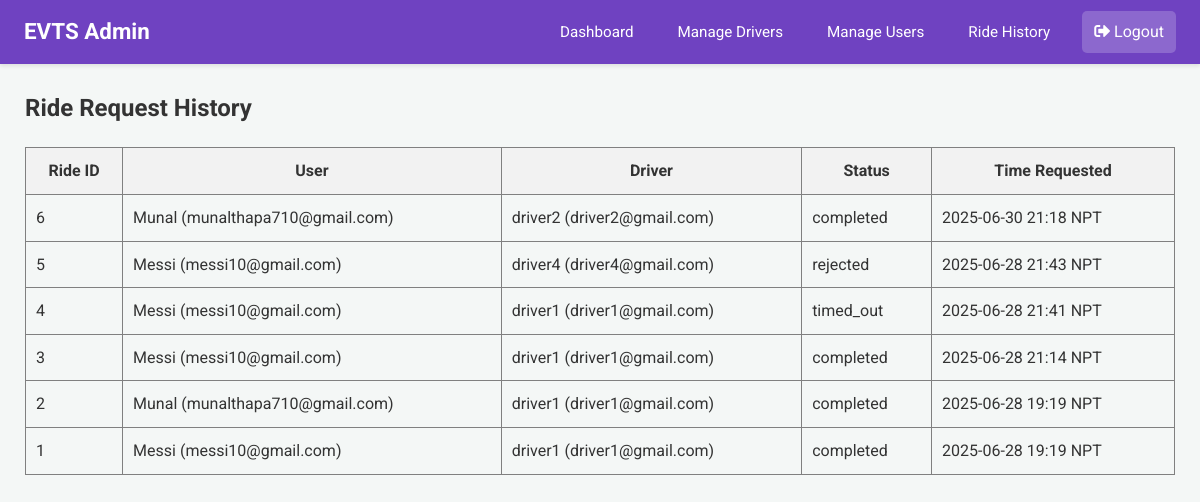
/admin/ride-history (signed in), run on an earlier commit of the app's database.
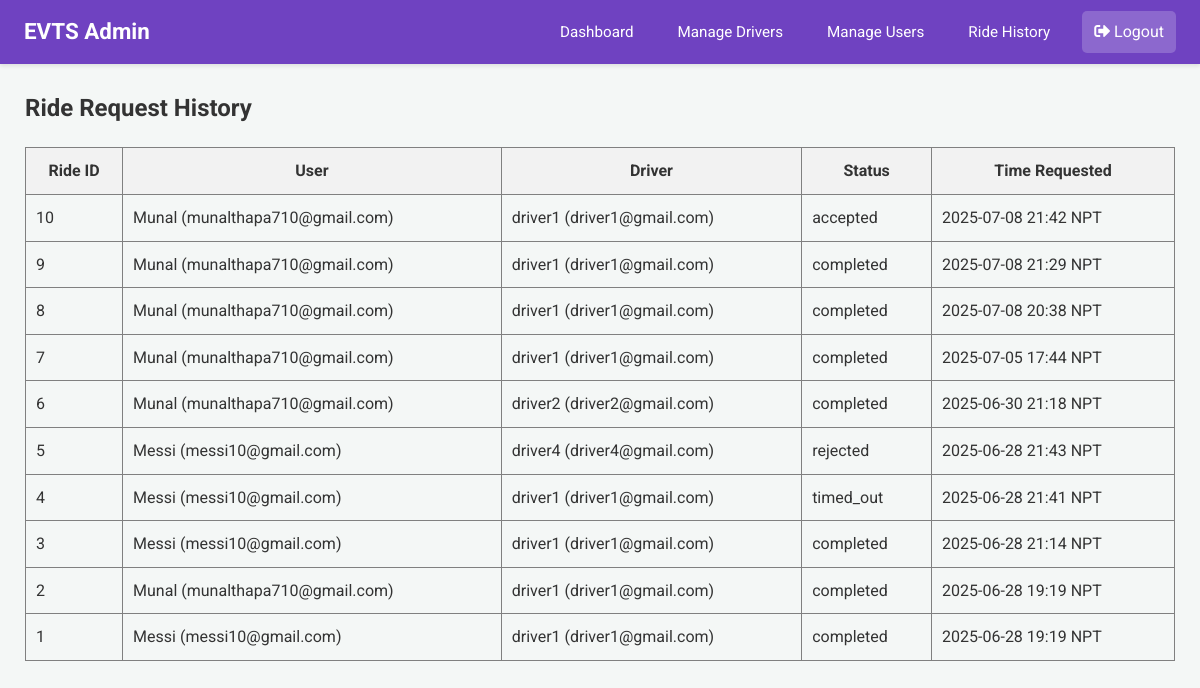
And on a later commit of the database.
### app.py (models this page shows)
class RideRequest(db.Model):
    __tablename__ = 'ride_request'
    id = db.Column(db.Integer, primary_key=True)
    user_email = db.Column(db.String(100), nullable=False)
    driver_email = db.Column(db.String(100), nullable=False)
    user_latitude_at_request = db.Column(db.Float, nullable=True)
    user_longitude_at_request = db.Column(db.Float, nullable=True)
    timestamp = db.Column(db.DateTime, default=lambda: datetime.now(timezone.utc))
    status = db.Column(db.String(20), default='Pending')

class User(db.Model):
    email = db.Column(db.String(120), primary_key=True)
    name = db.Column(db.String(100))
    phone = db.Column(db.String(15))
    password = db.Column(db.String(256)) # Increased length for hash
    latitude = db.Column(db.Float, nullable=True)
    longitude = db.Column(db.Float, nullable=True)

class Driver(db.Model):
    email = db.Column(db.String(120), primary_key=True)
    name = db.Column(db.String(100))
    phone = db.Column(db.String(15))
    password = db.Column(db.String(256)) # Increased length for hash
    vehicle = db.Column(db.String(50))
    node = db.Column(db.String(10), nullable=False)
    is_approved = db.Column(db.Boolean, default=False, nullable=False)

### app.py (the view)
@app.route('/admin/ride-history')
@login_required_admin
def global_ride_history():
    admin = Admin.query.get(session['admin'])
    all_rides = RideRequest.query.order_by(RideRequest.timestamp.desc()).all()
    enriched_rides = []
    for ride in all_rides:
        user = User.query.get(ride.user_email)
        driver = Driver.query.get(ride.driver_email)
        enriched_rides.append({
            'ride': ride,
            'user_name': user.name if user else 'N/A',
            'driver_name': driver.name if driver else 'N/A',
            'timestamp': format_datetime_npt(ride.timestamp) # Use your existing helper
        })
    response = make_response(render_template('admin_ride_history.html', admin=admin, rides=enriched_rides))
    return add_no_cache_to_response(response)

### app.py (called while the page is built)
def format_datetime_npt(dt_utc):
    if dt_utc is None: return "N/A"
    if dt_utc.tzinfo is None or dt_utc.tzinfo.utcoffset(dt_utc) is None:
        dt_utc = dt_utc.replace(tzinfo=timezone.utc)
    else:
        dt_utc = dt_utc.astimezone(timezone.utc)
    dt_npt = dt_utc.astimezone(NPT)
    return dt_npt.strftime('%Y-%m-%d %H:%M NPT')

def login_required_admin(f):
    @wraps(f)
    def decorated_function(*args, **kwargs):
        if 'admin' not in session:
            flash("Admin access required.", "error")
            return redirect(url_for('login'))
        return f(*args, **kwargs)
    return decorated_function

def add_no_cache_to_response(response):
    response.headers["Cache-Control"] = "no-cache, no-store, must-revalidate, public, max-age=0"
    response.headers["Pragma"] = "no-cache"
    response.headers["Expires"] = "0"
    return response

### templates/admin_ride_history.html
{% extends 'admin_base.html' %}
{% block content %}
<h2>Ride Request History</h2>
<table border="1" style="width: 100%; border-collapse: collapse; margin-top: 20px;">
  <thead>
    <tr style="background-color: #f2f2f2;">
      <th style="padding: 10px;">Ride ID</th>
      <th style="padding: 10px;">User</th>
      <th style="padding: 10px;">Driver</th>
      <th style="padding: 10px;">Status</th>
      <th style="padding: 10px;">Time Requested</th>
    </tr>
  </thead>
  <tbody>
  {% for item in rides %}
  <tr>
    <td style="padding: 10px;">{{ item.ride.id }}</td>
    <td style="padding: 10px;">{{ item.user_name }} ({{ item.ride.user_email }})</td>
    <td style="padding: 10px;">{{ item.driver_name }} ({{ item.ride.driver_email }})</td>
    <td style="padding: 10px;">{{ item.ride.status }}</td>
    <td style="padding: 10px;">{{ item.timestamp }}</td>
  </tr>
  {% endfor %}
  </tbody>
</table>
{% endblock %}

### templates/admin_base.html (shortened to what this page needs)
<!DOCTYPE html>
<html>
<head>
    <link rel="stylesheet" href="{{ url_for('static', filename='css/dashboard_styles.css') }}">
    <link rel="stylesheet" href="https://cdnjs.cloudflare.com/ajax/libs/font-awesome/5.15.4/css/all.min.css" />
</head>
<body>
    <nav class="navbar admin-navbar">
        <a href="{{ url_for('admin_dashboard') }}" class="nav-brand">EVTS Admin</a>
        <div class="nav-links">
            <a href="{{ url_for('admin_dashboard') }}">Dashboard</a>
            <a href="{{ url_for('manage_drivers') }}">Manage Drivers</a>
            <a href="{{ url_for('manage_users') }}">Manage Users</a>
            <a href="{{ url_for('global_ride_history') }}">Ride History</a>
        </div>
        <div class="navbar-profile">
            <a href="{{ url_for('logout') }}" style="color: white; text-decoration: none; background-color: rgba(255,255,255,0.2); padding: 8px 12px; border-radius: 5px;">
                <i class="fas fa-sign-out-alt"></i> Logout
            </a>
        </div>
    </nav>
    <div class="dashboard-content">
        {% block content %}{% endblock %}
    </div>
</body>
</html>

### static/css/dashboard_styles.css (style rules this page uses)
body { font-family: 'Roboto', 'Segoe UI', Tahoma, Geneva, Verdana, sans-serif; margin: 0; background-color: #f4f7f6; color: #333; line-height: 1.6; }
nav.navbar { padding: 0.7rem 1.5rem; color: white; box-shadow: 0 2px 4px rgba(0, 0, 0, 0.1); display: flex; align-items: center; position: relative; z-index: 1001; }
nav.navbar .nav-brand { font-size: 1.4em; font-weight: bold; color: white; text-decoration: none; }
nav.navbar .nav-links { display: flex; align-items: center; margin-left: auto; }
nav.navbar .nav-links a { color: white; margin-left: 20px; text-decoration: none; padding: 8px 12px; border-radius: 4px; transition: background-color 0.2s ease-in-out; font-size: 0.95em; }
.dashboard-content { padding: 25px; max-width: 1200px; margin: 0 auto; }
.dashboard-content h2, .dashboard-content h3, .dashboard-content h4 { color: #333; margin-top: 0; }
.navbar-profile { position: relative; display: flex; align-items: center; margin-left: 20px; }

### templates/admin_base.html (style rules this page uses)
nav.admin-navbar { background-color: #6f42c1; }

What changed in the data, as far as the page shows it:
added RideRequest: ride.id "10", ride.user_email "munalthapa710@gmail.com", ride.driver_email "driver1@gmail.com", ride.status "accepted"
added RideRequest: ride.id "9", ride.user_email "munalthapa710@gmail.com", ride.driver_email "driver1@gmail.com", ride.status "completed"
added RideRequest: ride.id "8", ride.user_email "munalthapa710@gmail.com", ride.driver_email "driver1@gmail.com", ride.status "completed"
added RideRequest: ride.id "7", ride.user_email "munalthapa710@gmail.com", ride.driver_email "driver1@gmail.com", ride.status "completed"
Also different on the page:
new list line: "Munal"
new list line: "( ) ( ) 2025-07-08 21:42 NPT"
new list line: "driver1"
new list line: "( ) ( ) 2025-07-08 21:29 NPT"
new list line: "( ) ( ) 2025-07-08 20:38 NPT"
new list line: "( ) ( ) 2025-07-05 17:44 NPT"
